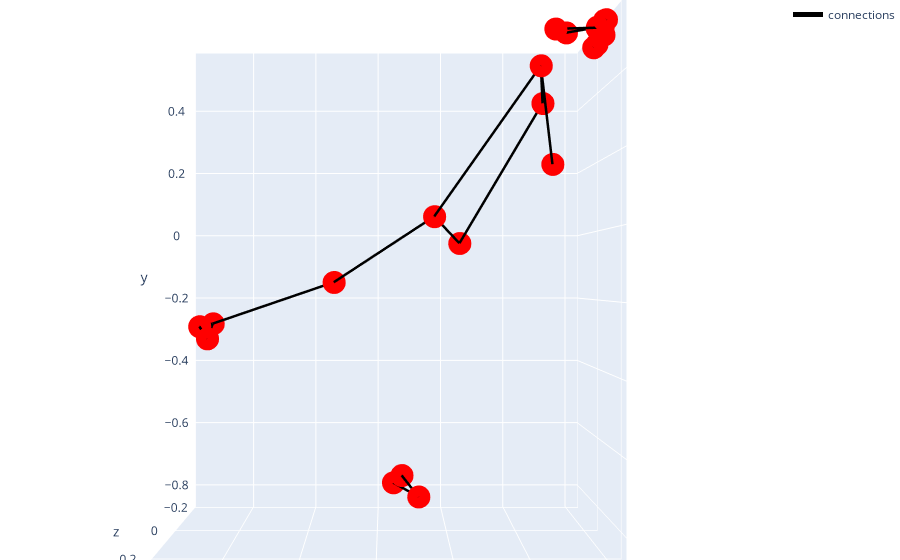

Here is the notebook cell this chart was saved with:
### Code cell
# colab 출력을 위한 부분
fig[call[0]]

### Figure 1 — Plotly figure (JSON) as saved in the notebook; plotly's stock layout.template omitted (floating-point values rounded to 4 significant figures)
{"data": [{"hovertemplate": "<b>%{hovertext}</b><br><br>z=%{x}<br>x=%{y}<br>y=%{z}<extra></extra>", "hovertext": ["NOSE", "LEFT_EYE_INNER", "LEFT_EYE", "LEFT_EYE_OUTER", "RIGHT_EYE_INNER", "RIGHT_EYE", "RIGHT_EYE_OUTER", "LEFT_EAR", "RIGHT_EAR", "MOUTH_LEFT", "MOUTH_RIGHT", "LEFT_SHOULDER", "RIGHT_SHOULDER", "RIGHT_ELBOW", "LEFT_HIP", "RIGHT_HIP", "RIGHT_KNEE", "LEFT_ANKLE", "RIGHT_ANKLE", "LEFT_HEEL", "RIGHT_HEEL", "LEFT_FOOT_INDEX", "RIGHT_FOOT_INDEX"], "legendgroup": "", "marker": {"color": "red", "symbol": "circle"}, "mode": "markers", "name": "", "scene": "scene", "showlegend": false, "type": "scatter3d", "x": [0.1689, 0.1582, 0.1493, 0.1527, 0.2035, 0.2168, 0.1964, 0.09062, 0.2262, 0.1285, 0.1965, -0.04438, 0.1478, 0.09451, -0.09186, 0.0925, 0.02897, -0.1809, -0.1379, -0.1951, -0.1175, -0.1732, -0.08106], "y": [0.4027, 0.3891, 0.3908, 0.3904, 0.3932, 0.3938, 0.3916, 0.3239, 0.2608, 0.3964, 0.3672, 0.29, 0.2411, 0.2853, 0.0483, -0.04126, -0.3242, -0.1255, -0.7132, -0.1522, -0.7494, -0.0725, -0.7157], "z": [0.5086, 0.534, 0.5338, 0.5345, 0.5341, 0.531, 0.5176, 0.5429, 0.5034, 0.4973, 0.4654, 0.3827, 0.4338, 0.1781, -0.03036, 0.03379, -0.1485, -0.7614, -0.2775, -0.7887, -0.2851, -0.827, -0.3194]}, {"line": {"color": "black", "width": 5}, "mode": "lines", "name": "connections", "type": "scatter3d", "x": [0.1527, 0.09062, null, -0.1379, -0.1175, null, -0.04438, -0.09186, null, -0.1809, -0.1732, null, 0.1964, 0.2262, null, 0.0925, 0.02897, null, 0.2035, 0.2168, null, 0.2168, 0.1964, null, -0.1951, -0.1732, null, 0.1478, 0.0925, null, -0.09186, 0.0925, null, 0.1689, 0.1582, null, 0.1285, 0.1965, null, 0.1582, 0.1493, null, 0.1689, 0.2035, null, -0.1175, -0.08106, null, -0.1379, -0.08106, null, 0.02897, -0.1379, null, 0.1478, 0.09451, null, 0.1493, 0.1527, null, -0.04438, 0.1478, null, -0.1809, -0.1951, null], "y": [0.3904, 0.3239, null, -0.7132, -0.7494, null, 0.29, 0.0483, null, -0.1255, -0.0725, null, 0.3916, 0.2608, null, -0.04126, -0.3242, null, 0.3932, 0.3938, null, 0.3938, 0.3916, null, -0.1522, -0.0725, null, 0.2411, -0.04126, null, 0.0483, -0.04126, null, 0.4027, 0.3891, null, 0.3964, 0.3672, null, 0.3891, 0.3908, null, 0.4027, 0.3932, null, -0.7494, -0.7157, null, -0.7132, -0.7157, null, -0.3242, -0.7132, null, 0.2411, 0.2853, null, 0.3908, 0.3904, null, 0.29, 0.2411, null, -0.1255, -0.1522, null], "z": [0.5345, 0.5429, null, -0.2775, -0.2851, null, 0.3827, -0.03036, null, -0.7614, -0.827, null, 0.5176, 0.5034, null, 0.03379, -0.1485, null, 0.5341, 0.531, null, 0.531, 0.5176, null, -0.7887, -0.827, null, 0.4338, 0.03379, null, -0.03036, 0.03379, null, 0.5086, 0.534, null, 0.4973, 0.4654, null, 0.534, 0.5338, null, 0.5086, 0.5341, null, -0.2851, -0.3194, null, -0.2775, -0.3194, null, -0.1485, -0.2775, null, 0.4338, 0.1781, null, 0.5338, 0.5345, null, 0.3827, 0.4338, null, -0.7614, -0.7887, null]}], "layout": {"legend": {"tracegroupgap": 0}, "margin": {"b": 0, "l": 0, "r": 0, "t": 0}, "scene": {"camera": {"eye": {"x": 2.1, "y": 0, "z": 0}}, "domain": {"x": [0, 1], "y": [0, 1]}, "xaxis": {"title": {"text": "z"}}, "yaxis": {"title": {"text": "x"}}, "zaxis": {"title": {"text": "y"}}}}}
